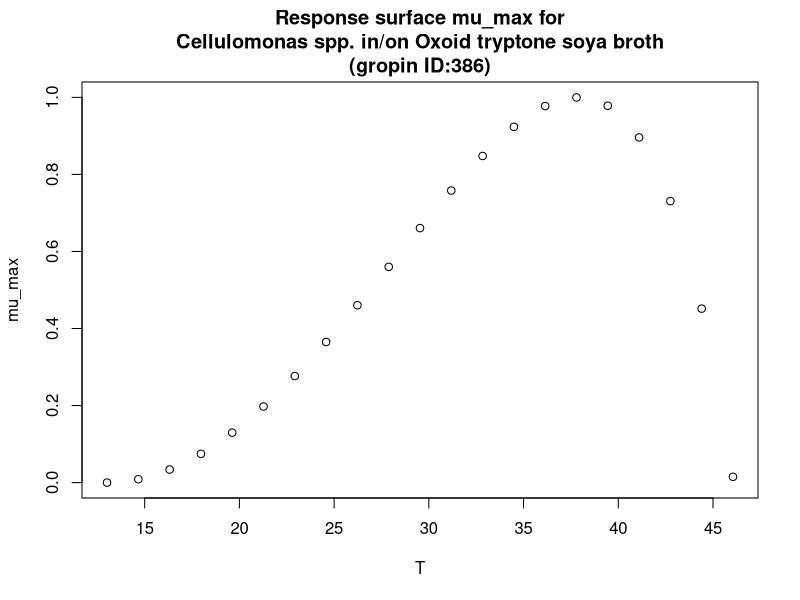

Generate this figure with R:
#############################
# start of Parameter script
#############################
T <- seq(13.013,46.0539460539461,length.out=21)
#############################
# end of Parameter script
#############################
############################# 
# start of Model script Gropin ID 386 
#############################
 
# constant coefficients for this model
 
variables <- data.frame(T)
argumentsPar <- expand.grid(variables)
 
# heart of the model
response_surface <- function(T) {
   mumax <-(1*(T-46.1)*((T-13)^2))/((37.9-13)*((37.9-13)*(T-37.9)-(37.9-46.1)*(37.9+13-2*T)))

return(mumax=mumax)
} 

# output parameters
mumax <- cbind(argumentsPar,response_surface(argumentsPar['T']))
colnames(mumax) <- c(colnames(argumentsPar),'mumax')
#############################
# End of Model script
#############################
############################# 
# start of Visualisation script Gropin ID 386 
#############################
plot(T,mumax$mumax,
                          xlab='T',
                          ylab='mu_max',main='Response surface mu_max for
Cellulomonas spp. in/on Oxoid tryptone soya broth
(gropin ID:386)')
#############################
# End of Visualisation script
#############################
